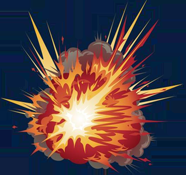
#> input picture 2019102955樊建军/TermWork/PlanGame/image/bong.png, 186 x 175 px
$ python begain.py
#> lines starting #> are read from the running program, lines starting #| are printed output that depends on the picture; after the words box and inside, x2 and y2 are one past the last pixel; in counts of white or black regions, pixels touching at a corner belong together
### 2019102932董亚辉/期末大作业/annotation.py
#!/usr/bin/python3
# Introduction: Introduce you file
import os
import cv2

from tkinter.messagebox import askyesno
# 定义标注窗口的默认名称
WINDOW_NAME = 'Picture Annotaion  Tool'
# 定义画面刷新帧率
FPS = 24
# 设定支持的图像格式
SUPPORTED_FORMATS = ['jpg', 'png']
DEFAULT_COLOR = {'eye': (255, 0, 0)}
# 定义灰色，用于信息显示的背景和未定义物体框的显示
COLOR_GRAY = (192, 192, 192)

BAR_HEIGHT = 16

# cv2.waitKey()
KEY_UP = 2490368
KEY_DOWN = 2621440
KEY_LEFT = 2424832
KEY_RIGHT = 2555904
KEY_DELETE = 3014656


KEY_EMPTY = 0

get_bbox_name = '{}.bbox'.format


# 定义物体框标注工具类
class SimpleBBoxLabeling:
    def __init__(self, data_dir, fps=FPS, windown_name=WINDOW_NAME):
        self._data_dir = data_dir
        self.fps = fps
        self.window_name = windown_name if windown_name else WINDOW_NAME

        # pt0 是正在画的左上角坐标, pt1 是鼠标所在坐标
        self._pt0 = None
        self._pt1 = None
        # 表明当前是否正在画框的状态标记
        self._drawing = False
        # 当前标注物体的名称
        self._cur_label = None
        # 当前图像对应的所有已标注框
        self._bboxes = []
        # 如果有用户自己定义的标注信息则读取，否则使用默认的物体和颜色
        label_path = '{}.labels'.format(self._data_dir)
        self.label_colors = DEFAULT_COLOR if not os.path.exists(label_path) else self.load_labels(label_path)
        # self.label_colors = self.load_labels(label_path)
        # 获取已经标注的文件列表和未标注的文件列表
        imagefiles = [x for x in os.listdir(self._data_dir) if x[x.rfind('.') + 1:].lower() in SUPPORTED_FORMATS]
        # print('image base:',imagefiles)
        labeled = [x for x in imagefiles if os.path.exists(get_bbox_name(x))]
        to_be_labeled = [x for x in imagefiles if x not in labeled]

        # 每次打开一个文件夹，都自动从还未标注的第一张开始
        self._filelist = labeled + to_be_labeled
        self._index = len(labeled)
        if self._index > len(self._filelist) - 1:
            self._index = len(self._filelist) - 1

    # 鼠标回调函数
    # [22 lines left out: functions _mouse_ops, _clean_bbox, not called in this run]

    # 画标注框和当前信息的函数
    def _draw_bbox(self, img):
        h, w = img.shape[:2]
        canvas = cv2.copyMakeBorder(img, 0, BAR_HEIGHT, 0, 0, cv2.BORDER_CONSTANT, value=COLOR_GRAY)
        label_msg = '{}: {}, {}'.format(self._cur_label, self._pt0, self._pt1) \
            if self._drawing \
            else 'Current label: {}'.format(self._cur_label)
        msg = '{}/{}: {} | {}'.format(self._index + 1, len(self._filelist), self._filelist[self._index], label_msg)
        cv2.putText(canvas, msg, (1, h+12), cv2.FONT_HERSHEY_SIMPLEX, 0.5, (0, 0, 0), 1)
        # 画出已经标好的框和对应名字
        for label, (bpt0, bpt1) in self._bboxes:
            label_color = self.label_colors[label] if label in self.label_colors else COLOR_GRAY
            cv2.rectangle(canvas, bpt0, bpt1, label_color, thickness=2)
            cv2.putText(canvas, label, (bpt0[0]+3, bpt0[1]+15), cv2.FONT_HERSHEY_SIMPLEX, 0.5, label_color, 2)
        # 画正在标注的框和对应名字
        if self._drawing:
            label_color = self.label_colors[self._cur_label] if self._cur_label in self.label_colors else COLOR_GRAY
            if (self._pt1[0] >= self._pt0[0]) and (self._pt1[1] >= self._pt1[0]):
                cv2.rectangle(canvas, self._pt0, self._pt1, label_color, thickness=2)
            cv2.putText(canvas, self._cur_label, (self._pt0[0] + 3, self._pt0[1] + 15),
                        cv2.FONT_HERSHEY_SIMPLEX, 0.5, label_color, 2)
        return canvas

    # 利用repr()函数导出标注框数据到文件
    # [42 lines left out: functions export_bbox, load_bbox, load_labels, not called in this run]

    # 读取图像文件和对应标注框信息（如果有的话）
    @staticmethod
    def load_sample(filepath):
        img = cv2.imread(filepath)
        bbox_filepath = get_bbox_name(filepath)
        bboxes = []
        if os.path.exists(bbox_filepath):
            bboxes = SimpleBBoxLabeling.load_bbox(bbox_filepath)
        return img, bboxes

    # 导出当前标注框信息并清空
    # [16 lines left out: functions _export_n_clean_bbox, _delete_current_sample, not called in this run]

    # 开始OpenCV窗口循环的方法，程序的主逻辑
    def start(self):
        last_filename = ''

        # 标注物体在列表中的下标
        label_index = 0

        # 所有标注物体名称的列表
        labels = self.label_colors.keys()
        print('labels:', labels)

        # 带标注物体的种类数
        n_labels = len(labels)
        print('n_labels:', n_labels)

        # 定义窗口和鼠标回调
        cv2.namedWindow(self.window_name)
        cv2.setMouseCallback(self.window_name, self._mouse_ops)
        key = KEY_EMPTY

        # 定义每次循环的持续时间
        delay = int(1000 / FPS)

        while key != KEY_DELETE:
            # 上下方向键选择当前标注物体
            if key == KEY_UP:
                if label_index == 0:
                    pass
                else:
                    label_index -= 1
            elif key == KEY_DOWN:
                if label_index == n_labels - 1:
                    pass
                else:
                    label_index += 1
            # 左右方向键选择标注图片
            elif key == KEY_LEFT:
                if self._index > 0:
                    self._export_n_clean_bbox()
                self._index -= 1
                if self._index < 0:
                    self._index = 0
            elif key == KEY_RIGHT:
                if self._index < len(self._filelist) - 1:
                    self._export_n_clean_bbox()
                self._index += 1
                if self._index > len(self._filelist) - 1:
                    self._index = len(self._filelist) - 1
            elif key == KEY_DELETE:
                if askyesno('Delete Sample', 'Are you sure?'):
                    self._delete_current_sample()
                    key = KEY_EMPTY
                    continue
            filename = self._filelist[self._index]
            if filename != last_filename:
                filepath = os.sep.join([self._data_dir, filename])
                img, self._bboxes = self.load_sample(filepath)
            # 更新当前标注物体名称
            labels = list(labels)
            self._cur_label = labels[label_index]
            canvas = self._draw_bbox(img)
            cv2.imshow(self.window_name, canvas)
            key = cv2.waitKeyEx(delay)
            last_filename = filename
        print ('Finished!')
        cv2.destroyAllWindows()
        self.export_bbox(os.sep.join([self._data_dir, get_bbox_name(filename)]), self._bboxes)
        print ('Labels updated!')

### 2019102932董亚辉/期末大作业/begain.py
#!/usr/bin/python3
# Introduction: Introduce you file
from tkinter.filedialog import  askdirectory
# 导入创建的工具类
from annotation import SimpleBBoxLabeling

if __name__ == '__main__':
    dir_with_images = askdirectory(title='choose images path?')
#> the answer given: ../../2019102955樊建军/TermWork/PlanGame/image
    labeling_task = SimpleBBoxLabeling(dir_with_images)
    labeling_task.start()
#> in load_sample, img is the input picture: shape (175, 186, 3); mean B, G, R 68.2, 62.6, 80.5
#> in start, `img, self._bboxes = self.load_sample(filepath)`: self._bboxes = []
#> in _draw_bbox, `canvas = cv2.copyMakeBorder(img, 0, BAR_HEIGHT, 0, 0, cv2.BORDER_CONST..`:
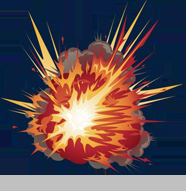
#> canvas: shape (191, 186, 3); mean B, G, R 78.6, 73.5, 89.8
#> in _draw_bbox, `cv2.putText(canvas, msg, (1, h+12), cv2.FONT_HERSHEY_SIMPLEX, 0.5, (0,..`:
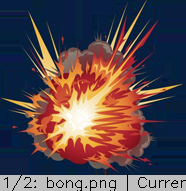
#> canvas: shape (191, 186, 3); 0.96% of pixels changed, all inside (x1, y1, x2, y2) = (4, 175, 186, 191)
#> (key Esc is pressed here)
#> in start, `key = cv2.waitKeyEx(delay)`: key = 27
